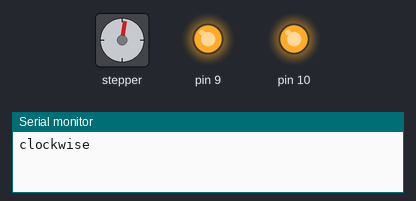
A sketch run on a simulated Arduino Uno, built with avr-gcc and run on an emulated ATmega328P. Shown: stepper motor, output pins drawn as LEDs (lit = HIGH), the last lines printed to the serial monitor. Stepper angles assume 200 steps per turn.

Above: at 0.15 s.
At 10.76 s:
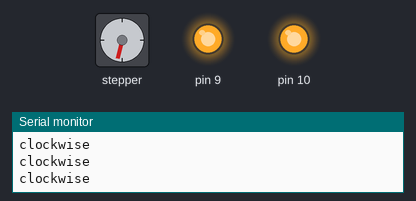
At 19.8 s:
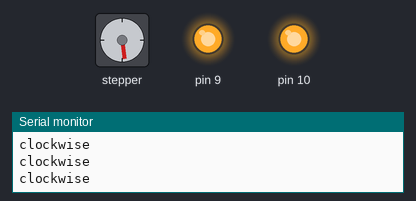
At 39.45 s:
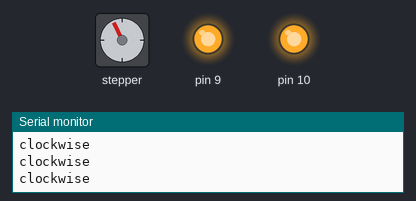
Timing chart, 0 to 40.0 s (numbered marks = the images above):
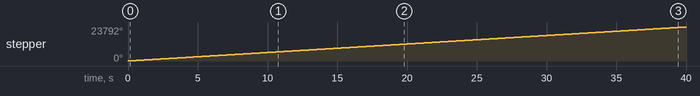

Measured:
- by itself, stepper: keeps turning clockwise at about 595°/s

The sketch:

StepperMotorDemo_Seeed.ino
```cpp
/*
 SEEED Studio Stepper Motor Control - one revolution

 Adapts the Stepper example for use with the SEEED STUDIO motor shield.
 This program drives a unipolar or bipolar stepper motor
 by using the included Stepper library of the Arduino.
 The motor is attached to the Seeed Studio motor shield and an Arduino.

 The digital pins 8,11,12,13 drive the L298N and are used when creating the stepper object
 Digital pins 9 and 10 must be high to enable the chip.

 The motor should revolves one revolution in one direction, then
 one revolution in the other direction.


 Created 11 Mar. 2007
 Modified 30 Nov. 2009
 by Tom Igoe
 Modified 4 July 2012
 By R. Dumouchelle

 */

#include <Stepper.h>

const int stepsPerRevolution = 200;  // change this to fit the number of steps per revolution
// for your motor

// initialize the stepper library on pins 8 through 11:
Stepper myStepper(stepsPerRevolution, 8,11,12,13);

void setup() {
  // set the speed at 60 rpm:
  myStepper.setSpeed(100);
  // initialize the serial port:
  Serial.begin(9600);
  pinMode(9,OUTPUT);
  pinMode(10,OUTPUT);
  digitalWrite(9,HIGH);
  digitalWrite(10,HIGH);
}

void loop() {
  // step one revolution  in one direction:
  Serial.println("clockwise");
  myStepper.step(stepsPerRevolution);
  // delay(500);

 // step one revolution in the other direction:
 // Serial.println("counterclockwise");
  // myStepper.step(-stepsPerRevolution);
  // delay(500);
}
```
